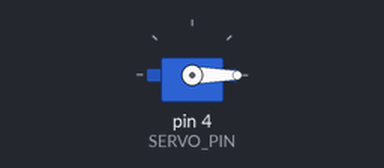
Bench run of a sketch on a simulated Arduino Uno, built with avr-gcc and run on an emulated ATmega328P. Shown: servo.

Above: at 0.05 s.
Timing chart, 0 to 4.6 s (numbered marks = the images above):
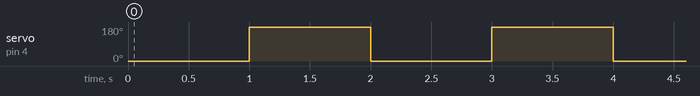

The sketch:

Servo_for_loop.ino
```cpp
#include <Servo.h>

#define SERVO_PIN 4

Servo myservo;


void setup()
{
  // put your setup code here, to run once:
  myservo.attach(SERVO_PIN);
}

void loop() {
  // put your main code here, to run repeatedly:
  myservo.write(0);
  delay(1000);
  myservo.write(180);
  delay(1000);

    //for(int pos = 0; pos < 180; pos ++)
   // {
    //  myservo.write(pos);
    //  delay(15);
    //}
  //servo_FB.write(60);
  //servo_LR.write(50);
  //delay(2000);
  //servo_FB.write(120);
 // servo_LR.write(150);
  //delay(2000);
}
```

Measured:
- by itself, servo on pin 4 (SERVO_PIN): alternates 180° for 1.0 s and 0° for 1.0 s
